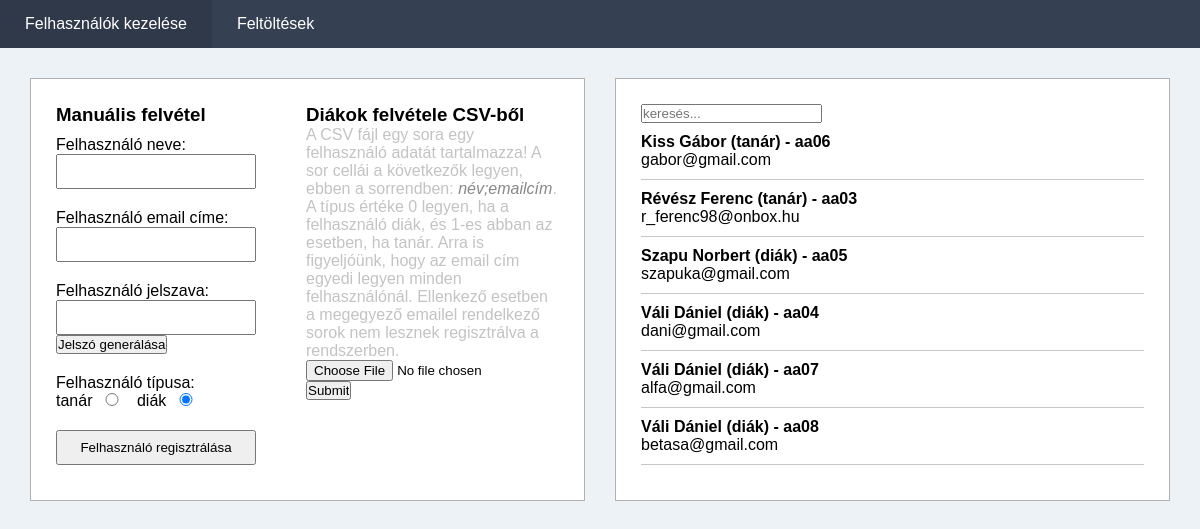
The app's page /admin (signed in) with its own data.
### tables this page shows
CREATE TABLE `users` (
  `id` int(10) UNSIGNED NOT NULL,
  `login_id` char(4) NOT NULL,
  `name` varchar(50) NOT NULL,
  `email` varchar(255) NOT NULL,
  `is_subscribed` tinyint(4) NOT NULL DEFAULT '0',
  `pass_hash` char(64) NOT NULL,
  `pass_salt` char(32) NOT NULL,
  `avatar` varchar(37) NOT NULL DEFAULT 'user-default.png',
  `type` tinyint(4) NOT NULL
);

### server/classes/User.class.php (called while the page is built, shortened)
<?php
    class User {
        public function __construct($data){
			$this->login_id = $data['login_id'];
			$this->name = $data['name'];
			$this->email = $data['email'];
			$this->type = $data['type'];
        }
    }
	$db = Database::getInstance();
	$id = 3;
	$stmt = $db->prepare(
		"SELECT * FROM users WHERE id = :id"
	);
	$stmt->execute(array(
		':id'	=> $id
	));
?>

### config.php (called while the page is built, shortened)
<?php
    spl_autoload_register(function($class_name){
        $file = $_SERVER['DOCUMENT_ROOT'].'/EduNET/server/classes/'.$class_name.'.class.php';
        if( file_exists($file) ){
            require_once $file;
        }else{
            return;
        }
    });
?>

### server/classes/Admin.class.php (called while the page is built, shortened)
<?php
    class Admin{
        public static function getAllUsers(){
            $db = Database::getInstance();
            $stmt = $db->prepare(
                "SELECT * FROM users WHERE type != ? ORDER BY type DESC, name ASC"
            );
            $stmt->execute(array(2));
            $data = $stmt->fetchAll();
            $list = array();
            foreach( $data as $d ){
                array_push($list, new User($d));
            }
            return $list;
        }
    }
?>

### admin/templates/users.php (the view, shortened to what this page needs)
<div id="left">
    <section>
        <h3>Manuális felvétel</h3>
        <form action="" method="POST" id="registrate-user-form">
            <li>
                <label for="">Felhasználó neve:</label>
                <input type="text" name="user-name" required autocomplete="off" value="<?= !empty($name)?$name:'' ?>">
            </li>
            <li>
                <label for="">Felhasználó email címe:</label>
                <input type="email" name="user-email" required autocomplete="off">
            </li>
            <li>
                <label for="">Felhasználó jelszava:</label>
                <input type="text" name="user-password" required autocomplete="off">
                <button id="btn-generate-pass">Jelszó generálása</button>
            </li>
            <li>
                <label for="">Felhasználó típusa:</label>
                tanár<input type="radio" name="user-type" value="1">
                diák<input type="radio" name="user-type" value="0" checked>
            </li>
            <li>
                <input type="submit" name="registrate-user" value="Felhasználó regisztrálása">
            </li>
        </form>
    </section>
    <section>
        <h3>Diákok felvétele CSV-ből</h3>
        <p style="color: #c3c3c3;">
            A CSV fájl egy sora egy felhasználó adatát tartalmazza! A sor cellái a következők legyen, ebben a sorrendben: <span style="color: #888; font-style: italic;">név;emailcím</span>.
            A típus értéke 0 legyen, ha a felhasználó diák, és 1-es abban az esetben, ha tanár.
            Arra is figyeljóünk, hogy az email cím egyedi legyen minden felhasználónál. Ellenkező esetben a megegyező emailel rendelkező sorok nem lesznek regisztrálva a rendszerben.
        </p>
        <form action="" method="POST" enctype="multipart/form-data">
            <input type="file" name="csv">
            <input type="submit" name="upload-csv">
        </form>
    </section>
</div>
<div id="right">
    <div id="search-section">
        <input type="text" placeholder="keresés..." id="search-user">
    </div>
    <div id="users">
    <?php
        $users = Admin::getAllUsers();
        foreach( $users as $user ):
    ?>
        <li class="clear">
            <h4><?php echo $user->name; echo $user->type==0?' (diák)':' (tanár)'; echo ' - '.$user->login_id; ?></h4>
            <span><?= empty($user->email)?'nincs megadva email cím':$user->email ?></span>
            <i class="ion-trash-a"></i>
        </li>
    <?php endforeach; ?>
    </div>
</div>

### admin/css/main.css (style rules this page uses)
* { margin: 0px; padding: 0px; font-family: Arial; }
body { width: 100%; height: 100vh; overflow-x: hidden; background: #edf2f6 }
.clear { clear: both; }
.clear:after { display: table; content: ''; clear: both; }
li { list-style: none; }
#right, #left { flex: 1; background: #fff; border: 1px solid #b2b2b2; padding: 25px; }
#right { margin-left: 15px; }
#left { margin-right: 15px; display: flex; }
#left section { flex: 1; }
#registrate-user-form li { padding: 10px 0px; }
#registrate-user-form label { display: block; }
#registrate-user-form input { padding: 8px; width: 200px; }
#registrate-user-form input[type="radio"] { width: 40px; }
#users li { padding: 10px 0px; border-bottom: 1px solid #c6c6c6; position: relative; }
#users li i { float: right; font-size: 26px; padding: 4px; position: absolute; right: 6px; top: 14px; cursor: pointer; }

### records on screen
users: name "Kiss Gábor", type "(tanár)", login "aa06", email "gabor@gmail.com"
users: name "Révész Ferenc", type "(tanár)", login "aa03", email "r_ferenc98@onbox.hu"
users: name "Szapu Norbert", type "(diák)", login "aa05", email "szapuka@gmail.com"
users: name "Váli Dániel", type "(diák)", login "aa04", email "dani@gmail.com"
users: name "Váli Dániel", type "(diák)", login "aa07", email "alfa@gmail.com"
users: name "Váli Dániel", type "(diák)", login "aa08", email "betasa@gmail.com"
